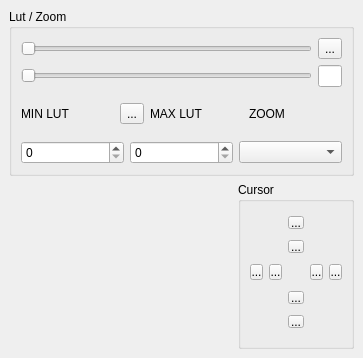
<?xml version="1.0" encoding="UTF-8"?>
<ui version="4.0">
 <class>DisplayToolsDockWidget</class>
 <widget class="QDockWidget" name="DisplayToolsDockWidget">
  <property name="geometry">
   <rect>
    <x>0</x>
    <y>0</y>
    <width>362</width>
    <height>358</height>
   </rect>
  </property>
  <property name="minimumSize">
   <size>
    <width>0</width>
    <height>0</height>
   </size>
  </property>
  <property name="windowTitle">
   <string>Display Tools</string>
  </property>
  <widget class="QWidget" name="dockWidgetContents">
   <layout class="QVBoxLayout" name="verticalLayout">
    <item>
     <widget class="QGroupBox" name="groupBox">
      <property name="title">
       <string>Lut / Zoom</string>
      </property>
      <layout class="QVBoxLayout" name="verticalLayout_2">
       <item>
        <layout class="QHBoxLayout" name="horizontalLayout_2">
         <item>
          <widget class="QSlider" name="horizontalSlider">
           <property name="minimumSize">
            <size>
             <width>291</width>
             <height>0</height>
            </size>
           </property>
           <property name="maximumSize">
            <size>
             <width>291</width>
             <height>16777215</height>
            </size>
           </property>
           <property name="orientation">
            <enum>Qt::Horizontal</enum>
           </property>
          </widget>
         </item>
         <item>
          <widget class="QToolButton" name="toolButton">
           <property name="text">
            <string>...</string>
           </property>
           <property name="icon">
            <iconset resource="../Resources/qtui.qrc">
             <normaloff>:/icons/offsetlut.ico</normaloff>:/icons/offsetlut.ico</iconset>
           </property>
           <property name="iconSize">
            <size>
             <width>16</width>
             <height>16</height>
            </size>
           </property>
          </widget>
         </item>
        </layout>
       </item>
       <item>
        <layout class="QHBoxLayout" name="horizontalLayout_3">
         <item>
          <widget class="QSlider" name="horizontalSlider_2">
           <property name="minimumSize">
            <size>
             <width>291</width>
             <height>0</height>
            </size>
           </property>
           <property name="maximumSize">
            <size>
             <width>291</width>
             <height>16777215</height>
            </size>
           </property>
           <property name="orientation">
            <enum>Qt::Horizontal</enum>
           </property>
          </widget>
         </item>
         <item>
          <widget class="QLineEdit" name="lineEdit">
           <property name="minimumSize">
            <size>
             <width>0</width>
             <height>0</height>
            </size>
           </property>
           <property name="maximumSize">
            <size>
             <width>25</width>
             <height>16777215</height>
            </size>
           </property>
          </widget>
         </item>
        </layout>
       </item>
       <item>
        <layout class="QHBoxLayout" name="horizontalLayout_4">
         <item>
          <widget class="QLabel" name="label">
           <property name="text">
            <string>MIN LUT</string>
           </property>
          </widget>
         </item>
         <item>
          <widget class="QToolButton" name="toolButton_2">
           <property name="text">
            <string>...</string>
           </property>
           <property name="icon">
            <iconset resource="../Resources/qtui.qrc">
             <normaloff>:/images/bindlut.bmp</normaloff>:/images/bindlut.bmp</iconset>
           </property>
          </widget>
         </item>
         <item>
          <widget class="QLabel" name="label_2">
           <property name="text">
            <string>MAX LUT</string>
           </property>
          </widget>
         </item>
         <item>
          <widget class="QLabel" name="label_3">
           <property name="text">
            <string>ZOOM</string>
           </property>
          </widget>
         </item>
        </layout>
       </item>
       <item>
        <layout class="QHBoxLayout" name="horizontalLayout_5">
         <item>
          <widget class="QSpinBox" name="spinBox"/>
         </item>
         <item>
          <widget class="QSpinBox" name="spinBox_2"/>
         </item>
         <item>
          <widget class="QComboBox" name="comboBox"/>
         </item>
        </layout>
       </item>
      </layout>
     </widget>
    </item>
    <item>
     <layout class="QHBoxLayout" name="horizontalLayout">
      <item>
       <spacer name="horizontalSpacer">
        <property name="orientation">
         <enum>Qt::Horizontal</enum>
        </property>
        <property name="sizeType">
         <enum>QSizePolicy::Expanding</enum>
        </property>
        <property name="sizeHint" stdset="0">
         <size>
          <width>40</width>
          <height>20</height>
         </size>
        </property>
       </spacer>
      </item>
      <item>
       <widget class="QGroupBox" name="groupBox_2">
        <property name="title">
         <string>Cursor</string>
        </property>
        <layout class="QGridLayout" name="gridLayout">
         <item row="2" column="0">
          <widget class="QToolButton" name="toolButton_4">
           <property name="minimumSize">
            <size>
             <width>13</width>
             <height>16</height>
            </size>
           </property>
           <property name="maximumSize">
            <size>
             <width>13</width>
             <height>16</height>
            </size>
           </property>
           <property name="text">
            <string>...</string>
           </property>
           <property name="icon">
            <iconset resource="../Resources/qtui.qrc">
             <normaloff>:/images/cur_le_f.bmp</normaloff>:/images/cur_le_f.bmp</iconset>
           </property>
          </widget>
         </item>
         <item row="3" column="4">
          <widget class="QToolButton" name="toolButton_7">
           <property name="minimumSize">
            <size>
             <width>16</width>
             <height>13</height>
            </size>
           </property>
           <property name="maximumSize">
            <size>
             <width>16</width>
             <height>13</height>
            </size>
           </property>
           <property name="text">
            <string>...</string>
           </property>
           <property name="icon">
            <iconset resource="../Resources/qtui.qrc">
             <normaloff>:/images/cur_down.bmp</normaloff>:/images/cur_down.bmp</iconset>
           </property>
          </widget>
         </item>
         <item row="4" column="4">
          <widget class="QToolButton" name="toolButton_8">
           <property name="minimumSize">
            <size>
             <width>16</width>
             <height>13</height>
            </size>
           </property>
           <property name="maximumSize">
            <size>
             <width>16</width>
             <height>13</height>
            </size>
           </property>
           <property name="text">
            <string>...</string>
           </property>
           <property name="icon">
            <iconset resource="../Resources/qtui.qrc">
             <normaloff>:/images/cur_do_f.bmp</normaloff>:/images/cur_do_f.bmp</iconset>
           </property>
          </widget>
         </item>
         <item row="2" column="1">
          <widget class="QToolButton" name="toolButton_3">
           <property name="minimumSize">
            <size>
             <width>13</width>
             <height>16</height>
            </size>
           </property>
           <property name="maximumSize">
            <size>
             <width>13</width>
             <height>16</height>
            </size>
           </property>
           <property name="text">
            <string>...</string>
           </property>
           <property name="icon">
            <iconset resource="../Resources/qtui.qrc">
             <normaloff>:/images/cur_le.bmp</normaloff>:/images/cur_le.bmp</iconset>
           </property>
          </widget>
         </item>
         <item row="0" column="4">
          <widget class="QToolButton" name="toolButton_6">
           <property name="minimumSize">
            <size>
             <width>16</width>
             <height>13</height>
            </size>
           </property>
           <property name="maximumSize">
            <size>
             <width>16</width>
             <height>13</height>
            </size>
           </property>
           <property name="text">
            <string>...</string>
           </property>
           <property name="icon">
            <iconset resource="../Resources/qtui.qrc">
             <normaloff>:/images/cur_up_f.bmp</normaloff>:/images/cur_up_f.bmp</iconset>
           </property>
          </widget>
         </item>
         <item row="2" column="5">
          <widget class="QToolButton" name="toolButton_5">
           <property name="minimumSize">
            <size>
             <width>13</width>
             <height>16</height>
            </size>
           </property>
           <property name="maximumSize">
            <size>
             <width>13</width>
             <height>16</height>
            </size>
           </property>
           <property name="text">
            <string>...</string>
           </property>
           <property name="icon">
            <iconset resource="../Resources/qtui.qrc">
             <normaloff>:/images/cur_ri.bmp</normaloff>:/images/cur_ri.bmp</iconset>
           </property>
          </widget>
         </item>
         <item row="2" column="6">
          <widget class="QToolButton" name="toolButton_9">
           <property name="minimumSize">
            <size>
             <width>13</width>
             <height>16</height>
            </size>
           </property>
           <property name="maximumSize">
            <size>
             <width>13</width>
             <height>16</height>
            </size>
           </property>
           <property name="text">
            <string>...</string>
           </property>
           <property name="icon">
            <iconset resource="../Resources/qtui.qrc">
             <normaloff>:/images/cur_ri_f.bmp</normaloff>:/images/cur_ri_f.bmp</iconset>
           </property>
          </widget>
         </item>
         <item row="1" column="4">
          <widget class="QToolButton" name="toolButton_10">
           <property name="minimumSize">
            <size>
             <width>16</width>
             <height>13</height>
            </size>
           </property>
           <property name="maximumSize">
            <size>
             <width>16</width>
             <height>13</height>
            </size>
           </property>
           <property name="text">
            <string>...</string>
           </property>
           <property name="icon">
            <iconset resource="../Resources/qtui.qrc">
             <normaloff>:/images/cur_up.bmp</normaloff>:/images/cur_up.bmp</iconset>
           </property>
          </widget>
         </item>
        </layout>
       </widget>
      </item>
     </layout>
    </item>
   </layout>
  </widget>
 </widget>
 <resources>
  <include location="../Resources/qtui.qrc"/>
 </resources>
 <connections/>
</ui>
